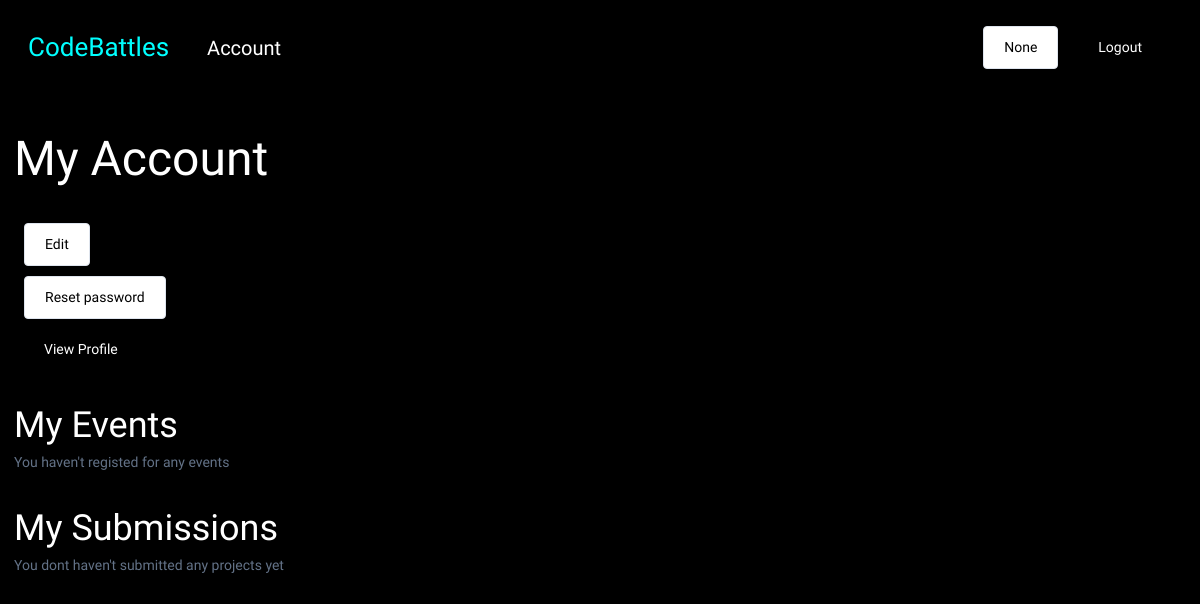
Before: /account/ (signed in) with the older database file.
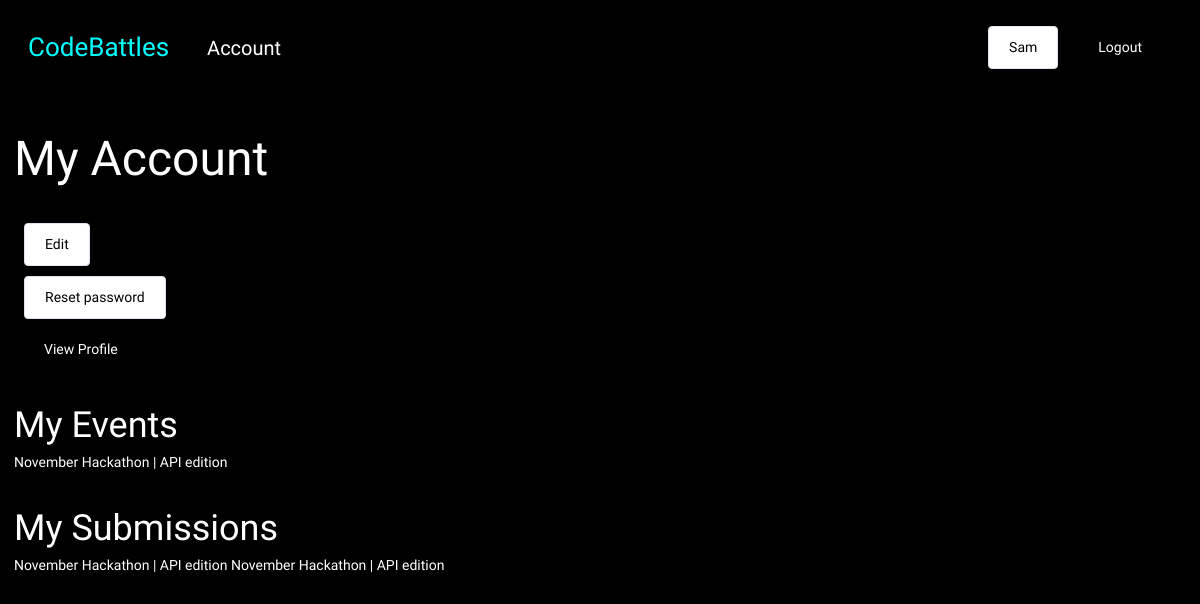
After: the same page with the newer database file.
### base/models.py (models this page shows, shortened)
class User(AbstractUser):
    name = models.CharField(max_length=100, null=True)
    email = models.EmailField(unique=True, null=True)
    bio = models.TextField(null=True, blank=True)
    hackathon_participant = models.BooleanField(default=True, null=True)
    avatar =  ResizedImageField(size=[300,300], default='avatar.png')
    USERNAME_FIELD = 'email'
    REQUIRED_FIELDS = ['username']

class Event(models.Model):
    name = models.CharField(max_length=200)
    description = models.TextField(null=True, blank=True)
    participants = models.ManyToManyField(User, blank=True, related_name='events')
    date = models.DateTimeField()
    start_date = models.DateTimeField(null=True)
    end_date = models.DateTimeField(null=True)
    registration_deadline = models.DateTimeField(null=True)
    updated = models.DateTimeField(auto_now=True)
    created = models.DateTimeField(auto_now_add=True)

class Submission(models.Model):
    participant = models.ForeignKey(User, on_delete=models.SET_NULL, null=True, related_name="submissions")
    event = models.ForeignKey(Event, on_delete=models.SET_NULL, null=True)
    details = models.TextField(null=True, blank=False)

### base/views.py (the view)
# urls.py: path('account/', views.account_page, name="account"),
@login_required(login_url='login')
def account_page(request):
    user = request.user
    context = {'user': user}
    return render(request, 'account.html', context)

### templates/account.html
{% extends 'main.html' %}
{% block content %}
    <div class="section">
        <h1>My Account</h1>
    </div>
    <div id="account--buttons">
        <a class="btn btn--secondary" href="">Edit</a>
        <a class="btn btn--secondary" href="">Reset password</a>
        <a class="btn btn--primary" href="{% url 'profile' user.id %}">View Profile</a>
    </div>
    <div class="section">
        <h3>My Events</h3>
        {% for event in user.events.all %}
            <a href="{% url 'event' event.id %}">{{event.name}}</a>
        {% empty %}
            <p>You haven't registed for any events</p>
        {% endfor %}
    </div>
    <div class="section">
        <h3>My Submissions</h3>
        {% for sub in user.submissions.all %}
            <a href="{% url 'update-submission' sub.id %}">{{sub.event.name}}</a>
            {% empty %}
            <p>You dont haven't submitted any projects yet</p>
        {% endfor %}
    </div>
{% endblock content %}

### templates/main.html (shortened to what this page needs)
<!DOCTYPE html>
{% load static %}
<html>
<head>
    <link rel='stylesheet' type='text/css' media='screen' href='{% static "css/main.css" %}'>
</head>
<body>
    {% include 'navbar.html' %}
    <div class="container--main">
    {% block content %}
    {% endblock content %}
    </div>
</body>
</html>

### templates/navbar.html
<nav>
    <div id="logo--wrapper">
        <a href="{% url 'home' %}">
            <h4 id="logo--text">CodeBattles</h4>
        </a>
    </div>
    <div id="nav-item">
        <a id="navigator" href="{% url 'account' %}">Account</a>
    </div>
    <div id="nav--col3">
        {% if request.user.is_authenticated %}
        <a class="btn btn--secondary" href="{% url 'account' %}">{{request.user.name}}</a>
        <a class="btn btn--primary" href="{% url 'logout' %}">Logout</a>
        {% else %}
        <a class="btn btn--secondary" href="{% url 'login' %}">Login</a>
        <a class="btn btn--primary" href="{% url 'register' %}">Register</a>
        {% endif %}
    </div>
</nav>

### static/css/main.css (style rules this page uses)
* { box-sizing: border-box; margin: 0; padding: 0; font-family: 'Readex Pro'; background-color: black; line-height: 1.5em; color: white; font-size: 14px; }
h1,h2,h3,h4,h5,h6 { font-weight: 500; }
h1 { font-size: 48px; }
h3 { font-size: 36px; }
h4 { font-size: 32px; }
a { text-decoration: none; }
.section { margin: 2em 0; }
.btn { padding: 10px 20px; border-radius: 4px; text-decoration: none; color: black; display: block; width: fit-content; margin: 10px; background-color: none; border: none; }
.btn--primary { background-color:#000; color: #fff; }
.btn--secondary { background-color:#fff; color: #000; border: 1px solid #DEE4ED; }
.container--main { width: 1200px; margin: 0 auto; padding:0 1em ; }
nav { display: flex; justify-content: space-between; align-items: center; width: 100%; padding: 0.5em 2em; }
nav a { text-decoration: none; color: black; margin: 0 10px; }
#navigator { font-size: 20px; color: white; }
#nav-item { display: flex; justify-content: space-between; align-items: center; width: 100%; padding: 0.5em 2em; }
#logo--text { font-size: 26px; font-weight: 500; color: aqua; }
#nav--col3 { display: flex; justify-content: space-between; align-items: center; }
@media (max-width:1200px) { .container--main { width: 100%; } }

Changed rows visible on the page:
changed User: user.name "None" → "Sam"
added Event: name "November Hackathon | API edition"
added Submission: event.name "November Hackathon | API edition"
added Submission: event.name "November Hackathon | API edition"
Other visible differences:
text no longer shown: "You haven't registed for any events You dont haven't submitted any projects yet"
